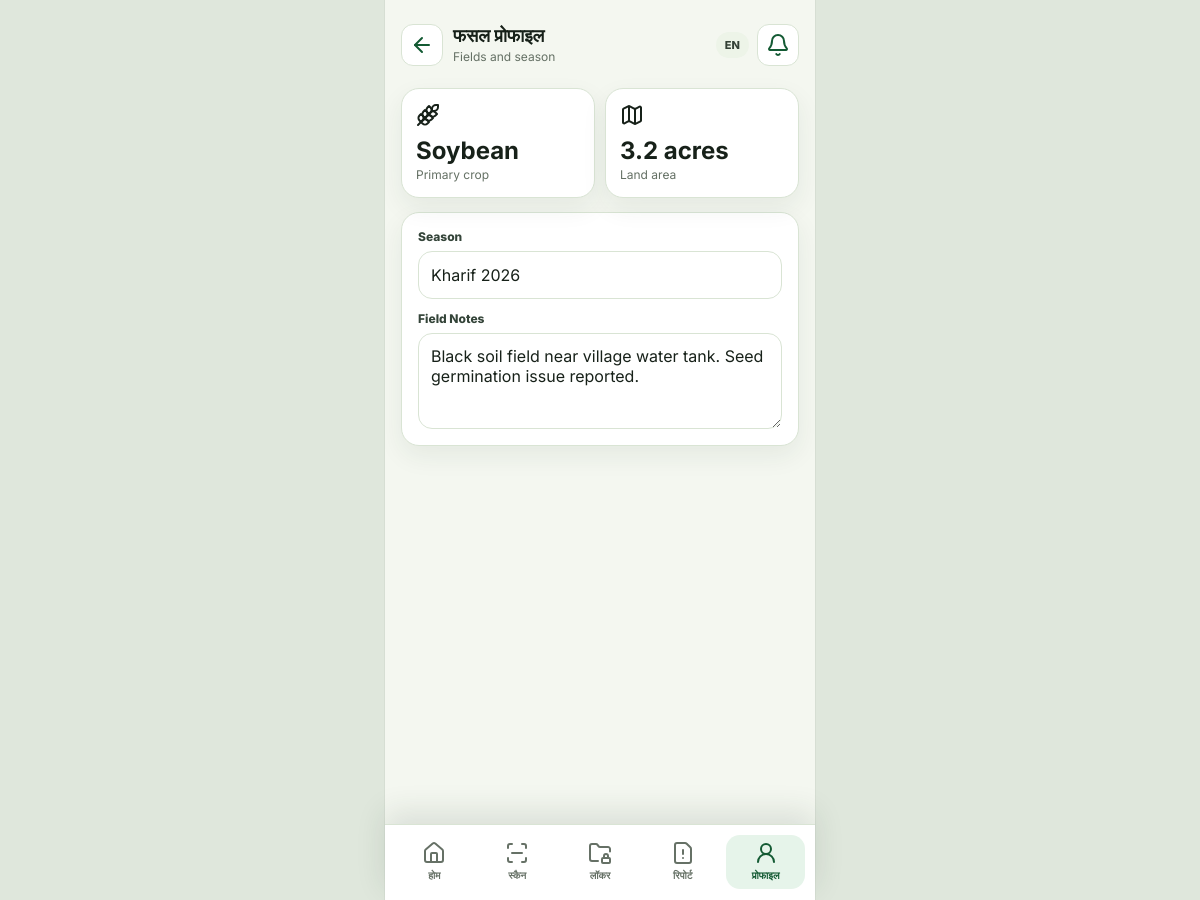
Page /farmer/crop-profile.php (signed in) on the committed database.
### tables this page shows
CREATE TABLE crop_profiles (
  id INT AUTO_INCREMENT PRIMARY KEY,
  user_id INT NOT NULL,
  crop_name VARCHAR(100) NOT NULL,
  season VARCHAR(80) NOT NULL,
  land_area VARCHAR(60) NOT NULL,
  field_notes TEXT NULL,
  FOREIGN KEY (user_id) REFERENCES users(id) ON DELETE CASCADE
);

### app/db.php (called while the page is built, shortened)
<?php
function db(): PDO
{
    static $pdo = null;
    if ($pdo instanceof PDO) {
        return $pdo;
    }
    $dsn = 'mysql:host=' . DB_HOST . ';dbname=' . DB_NAME . ';charset=utf8mb4';
    $pdo = new PDO($dsn, DB_USER, DB_PASS, [
        PDO::ATTR_ERRMODE => PDO::ERRMODE_EXCEPTION,
        PDO::ATTR_DEFAULT_FETCH_MODE => PDO::FETCH_ASSOC,
    ]);
    return $pdo;
}
function fetch_one(string $sql, array $params = []): ?array
{
    $stmt = db()->prepare($sql);
    $stmt->execute($params);
    $row = $stmt->fetch();
    return $row ?: null;
}

### app/helpers.php (called while the page is built, shortened)
<?php
require_once __DIR__ . '/db.php';
function e(?string $value): string
{
    return htmlspecialchars((string) $value, ENT_QUOTES, 'UTF-8');
}
function current_user(): ?array
{
    return fetch_one('SELECT * FROM users WHERE id = ?', [(int) $_SESSION['user_id']]);
}
function require_login(): array
{
    $user = current_user();
    return $user;
}

### farmer/crop-profile.php (the view, shortened to what this page needs)
<?php
require_once __DIR__ . '/../app/helpers.php';
$user = require_login();
$crop = fetch_one('SELECT * FROM crop_profiles WHERE user_id = ? ORDER BY id DESC LIMIT 1', [$user['id']]);
require __DIR__ . '/../app/partials/farmer-head.php';
?>
<section class="metric-grid"><div class="metric"><i data-lucide="wheat"></i><div><strong><?= e($crop['crop_name']) ?></strong><span>Primary crop</span></div></div><div class="metric"><i data-lucide="map"></i><div><strong><?= e($crop['land_area']) ?></strong><span>Land area</span></div></div></section>
<section class="card"><form class="form"><div class="field"><label>Season</label><input value="<?= e($crop['season']) ?>" readonly></div><div class="field"><label>Field Notes</label><textarea readonly><?= e($crop['field_notes']) ?></textarea></div></form></section>
<?php require __DIR__ . '/../app/partials/farmer-foot.php'; ?>

### assets/css/mobile.css (style rules this page uses)
:root { --bg: #f4f7f0; --surface: #ffffff; --surface-2: #edf4e8; --ink: #172119; --muted: #647064; --line: #d9e4d4; --green: #1f7a43; --green-2: #135a33; --yellow: #f5b544; --red: #c64232; --blue: #2f70b7; --shadow: 0 14px 34px rgba(31, 57, 38, 0.12); }
* { box-sizing: border-box; }
body { margin: 0; min-height: 100vh; font-family: Inter, system-ui, -apple-system, BlinkMacSystemFont, "Segoe UI", sans-serif; background: #dfe7dc; color: var(--ink); }
button, input, select, textarea { font: inherit; }
.card, .metric, .list-row, .field-card { border: 1px solid var(--line); border-radius: 18px; background: var(--surface); box-shadow: 0 10px 26px rgba(31, 57, 38, 0.07); }
.card { padding: 16px; margin-top: 14px; }
.metric-grid { display: grid; grid-template-columns: repeat(2, minmax(0, 1fr)); gap: 10px; margin-top: 14px; }
.metric { min-height: 102px; padding: 14px; display: grid; align-content: space-between; gap: 12px; }
.metric strong { display: block; font-size: 24px; line-height: 1; }
.metric span { color: var(--muted); font-size: 12px; line-height: 1.35; }
.form { display: grid; gap: 12px; }
.field { display: grid; gap: 7px; }
.field label { color: #344439; font-size: 12px; font-weight: 800; }
.field input, .field select, .field textarea { width: 100%; min-height: 48px; border: 1px solid var(--line); border-radius: 14px; background: #fff; color: var(--ink); padding: 12px; outline: none; }
.field textarea { min-height: 96px; resize: vertical; }

### rows in the picture
crop_profiles: crop_name "Soybean", land_area "3.2 acres", season "Kharif 2026", field_notes "Black soil field near village water tank. Seed germination issue reported."

### other values in the picture
label_text($pageTitle ?? 'Farmer Panel') "फसल प्रोफाइल"
$pageSubtitle "Fields and season"
label_text('Home') "होम"
label_text('Scan') "स्कैन"
label_text('Locker') "लॉकर"
label_text('Report') "रिपोर्ट"
label_text('Profile') "प्रोफाइल"
